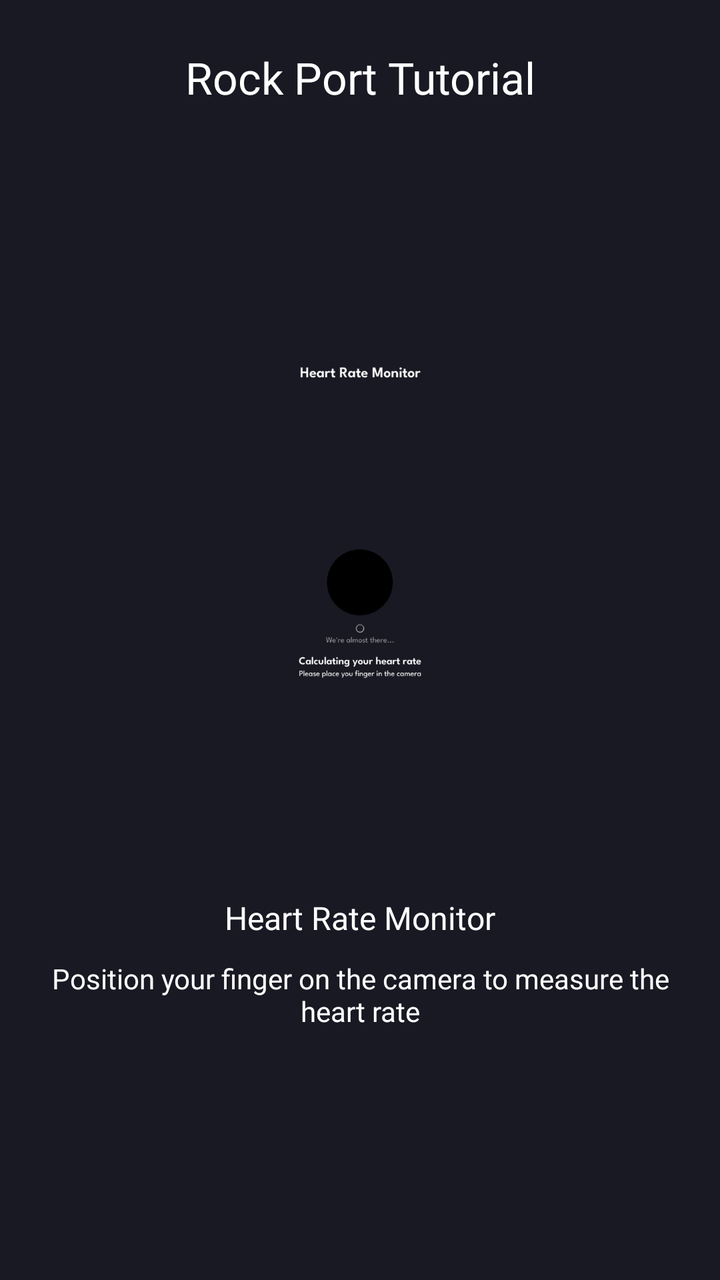
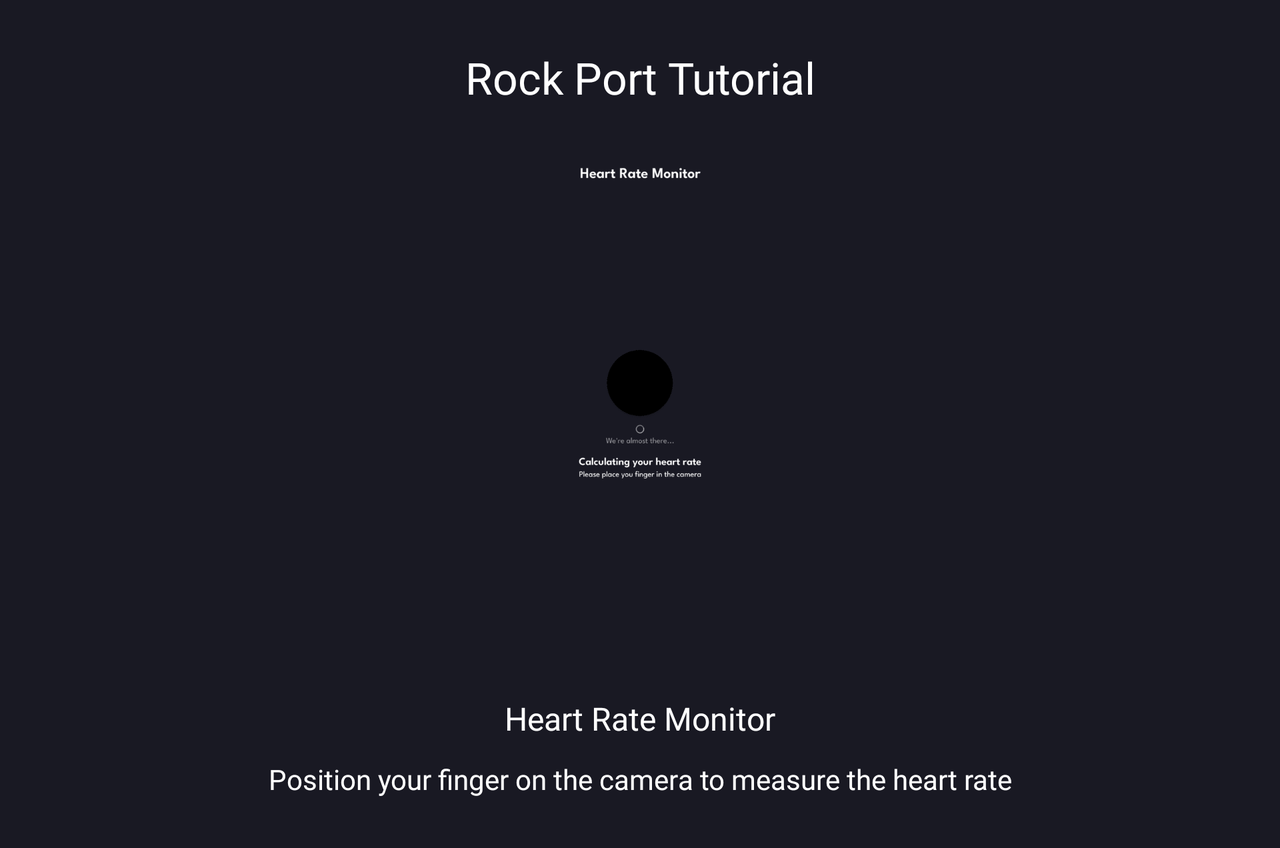

Two renders of one Android screen. The first uses the default layout on a phone; the second uses the alternative layout the repository ships for a different screen configuration, on a matching device. The two XML files are below.
<!-- AndroidManifest.xml: application theme Theme.GoCekVO2MAX -->
<!-- res/layout/tutorial_rock_port_7.xml -->
<?xml version="1.0" encoding="utf-8"?>
<LinearLayout xmlns:android="http://schemas.android.com/apk/res/android"
    xmlns:app="http://schemas.android.com/apk/res-auto"
    xmlns:tools="http://schemas.android.com/tools"
    android:layout_width="match_parent"
    android:layout_height="match_parent"
    android:orientation="vertical">

    <com.google.android.material.appbar.AppBarLayout
        android:layout_width="match_parent"
        android:layout_height="wrap_content"
        android:background="@color/dark_gray"
        android:elevation="0dp"
        android:paddingHorizontal="18dp"
        android:paddingTop="24dp"
        app:layout_constraintEnd_toEndOf="parent"
        app:layout_constraintStart_toStartOf="parent"
        app:layout_constraintTop_toTopOf="parent">

        <TextView
            android:layout_width="match_parent"
            android:layout_height="wrap_content"
            android:fontFamily="@font/leaguespartan_semibold"
            android:text="@string/rock_port_tutorial"
            android:textAlignment="center"
            android:textColor="@color/white"
            android:textSize="22sp" />

    </com.google.android.material.appbar.AppBarLayout>

    <androidx.constraintlayout.widget.ConstraintLayout
        android:layout_width="match_parent"
        android:layout_height="match_parent"
        android:background="@color/dark_gray"
        android:orientation="vertical">

        <LinearLayout
            android:layout_width="match_parent"
            android:layout_height="match_parent"
            android:background="@color/dark_gray"
            android:gravity="center"
            android:orientation="vertical"
            android:padding="20dp"
            app:layout_constraintBottom_toBottomOf="parent"
            app:layout_constraintEnd_toEndOf="parent"
            app:layout_constraintStart_toStartOf="parent"
            app:layout_constraintTop_toTopOf="parent"
            tools:context=".tutorial.balke.slider.BTutorialFragment">

            <ImageView
                android:id="@+id/imageView2"
                android:layout_width="250dp"
                android:layout_height="250dp"
                android:layout_marginBottom="20dp"
                android:src="@drawable/heart_rate"
                app:layout_constraintEnd_toEndOf="parent"
                app:layout_constraintStart_toStartOf="parent"
                app:layout_constraintTop_toTopOf="parent" />

            <TextView
                android:id="@+id/textView"
                android:layout_width="wrap_content"
                android:layout_height="wrap_content"
                android:layout_marginVertical="5dp"
                android:drawablePadding="10dp"
                android:fontFamily="@font/leaguespartan_semibold"
                android:text="@string/heart_rate_monitor"
                android:textColor="@color/white"
                android:textSize="16sp"
                app:layout_constraintEnd_toEndOf="parent"
                app:layout_constraintStart_toStartOf="parent"
                app:layout_constraintTop_toBottomOf="@+id/imageView2" />

            <TextView
                android:layout_width="match_parent"
                android:layout_height="wrap_content"
                android:layout_marginVertical="5dp"
                android:fontFamily="@font/leaguespartan_regular"
                android:text="@string/position_your_finger_on_the_camera_to_measure_the_heart_rate"
                android:textAlignment="center"
                android:textColor="@color/white"
                android:textSize="14sp"
                app:layout_constraintEnd_toEndOf="parent"
                app:layout_constraintStart_toStartOf="parent"
                app:layout_constraintTop_toBottomOf="@+id/textView" />

        </LinearLayout>

        <ImageView
            android:id="@+id/imageView3"
            android:layout_width="wrap_content"
            android:layout_height="wrap_content"
            android:layout_margin="20dp"
            android:src="@drawable/ic_forward"
            app:layout_constraintBottom_toBottomOf="parent"
            app:layout_constraintEnd_toEndOf="parent" />

        <ImageView
            android:layout_width="wrap_content"
            android:layout_height="wrap_content"
            android:layout_marginBottom="20dp"
            android:src="@drawable/ic_forward"
            app:layout_constraintBottom_toBottomOf="parent"
            app:layout_constraintEnd_toStartOf="@+id/imageView3" />

    </androidx.constraintlayout.widget.ConstraintLayout>

</LinearLayout>
<!-- resources referenced by this layout -->
<resources>
  <color name="dark_gray">#191923</color>
  <color name="white">#FFFFFFFF</color>
  <!-- drawable heart_rate: png bitmap (drawable, 6104 bytes) -->
  <string name="heart_rate_monitor">Heart Rate Monitor</string>
  <string name="position_your_finger_on_the_camera_to_measure_the_heart_rate">Position your finger on the camera to measure the heart rate</string>
  <string name="rock_port_tutorial">Rock Port Tutorial</string>
  <style name="Theme.GoCekVO2MAX" parent="Base.Theme.GoCekVO2MAX">
          <item name="android:textColorPrimary">@color/white</item>
      </style>
  <style name="Base.Theme.GoCekVO2MAX" parent="Theme.Material3.DayNight.NoActionBar">
          
          
      </style>
</resources>
<!-- res/layout-land/tutorial_rock_port_7.xml (the repository's variant of the layout above) -->
<!-- drawn on the phone turned sideways -->
<?xml version="1.0" encoding="utf-8"?>
<ScrollView xmlns:android="http://schemas.android.com/apk/res/android"
    xmlns:app="http://schemas.android.com/apk/res-auto"
    xmlns:tools="http://schemas.android.com/tools"
    android:layout_width="match_parent"
    android:layout_height="match_parent"
    android:orientation="vertical">

    <LinearLayout
        android:layout_width="match_parent"
        android:layout_height="wrap_content"
        android:orientation="vertical">

        <com.google.android.material.appbar.AppBarLayout
            android:layout_width="match_parent"
            android:layout_height="wrap_content"
            android:background="@color/dark_gray"
            android:elevation="0dp"
            android:paddingHorizontal="18dp"
            android:paddingTop="24dp"
            app:layout_constraintEnd_toEndOf="parent"
            app:layout_constraintStart_toStartOf="parent"
            app:layout_constraintTop_toTopOf="parent">

            <TextView
                android:layout_width="match_parent"
                android:layout_height="wrap_content"
                android:fontFamily="@font/leaguespartan_semibold"
                android:text="@string/rock_port_tutorial"
                android:textAlignment="center"
                android:textColor="@color/white"
                android:textSize="22sp" />

        </com.google.android.material.appbar.AppBarLayout>

        <androidx.constraintlayout.widget.ConstraintLayout
            android:layout_width="match_parent"
            android:layout_height="match_parent"
            android:background="@color/dark_gray"
            android:orientation="vertical">

            <LinearLayout
                android:layout_width="match_parent"
                android:layout_height="match_parent"
                android:background="@color/dark_gray"
                android:gravity="center"
                android:orientation="vertical"
                android:padding="20dp"
                app:layout_constraintBottom_toBottomOf="parent"
                app:layout_constraintEnd_toEndOf="parent"
                app:layout_constraintStart_toStartOf="parent"
                app:layout_constraintTop_toTopOf="parent"
                tools:context=".tutorial.balke.slider.BTutorialFragment">

                <ImageView
                    android:id="@+id/imageView2"
                    android:layout_width="250dp"
                    android:layout_height="250dp"
                    android:layout_marginBottom="20dp"
                    android:src="@drawable/heart_rate"
                    app:layout_constraintEnd_toEndOf="parent"
                    app:layout_constraintStart_toStartOf="parent"
                    app:layout_constraintTop_toTopOf="parent" />

                <TextView
                    android:id="@+id/textView"
                    android:layout_width="wrap_content"
                    android:layout_height="wrap_content"
                    android:layout_marginVertical="5dp"
                    android:drawablePadding="10dp"
                    android:fontFamily="@font/leaguespartan_semibold"
                    android:text="@string/heart_rate_monitor"
                    android:textColor="@color/white"
                    android:textSize="16sp"
                    app:layout_constraintEnd_toEndOf="parent"
                    app:layout_constraintStart_toStartOf="parent"
                    app:layout_constraintTop_toBottomOf="@+id/imageView2" />

                <TextView
                    android:layout_width="match_parent"
                    android:layout_height="wrap_content"
                    android:layout_marginVertical="5dp"
                    android:fontFamily="@font/leaguespartan_regular"
                    android:text="@string/position_your_finger_on_the_camera_to_measure_the_heart_rate"
                    android:textAlignment="center"
                    android:textColor="@color/white"
                    android:textSize="14sp"
                    app:layout_constraintEnd_toEndOf="parent"
                    app:layout_constraintStart_toStartOf="parent"
                    app:layout_constraintTop_toBottomOf="@+id/textView" />

            </LinearLayout>

            <ImageView
                android:id="@+id/imageView3"
                android:layout_width="wrap_content"
                android:layout_height="wrap_content"
                android:layout_margin="20dp"
                android:src="@drawable/ic_forward"
                app:layout_constraintBottom_toBottomOf="parent"
                app:layout_constraintEnd_toEndOf="parent" />

            <ImageView
                android:layout_width="wrap_content"
                android:layout_height="wrap_content"
                android:layout_marginBottom="20dp"
                android:src="@drawable/ic_forward"
                app:layout_constraintBottom_toBottomOf="parent"
                app:layout_constraintEnd_toStartOf="@+id/imageView3" />

        </androidx.constraintlayout.widget.ConstraintLayout>

    </LinearLayout>

</ScrollView>
